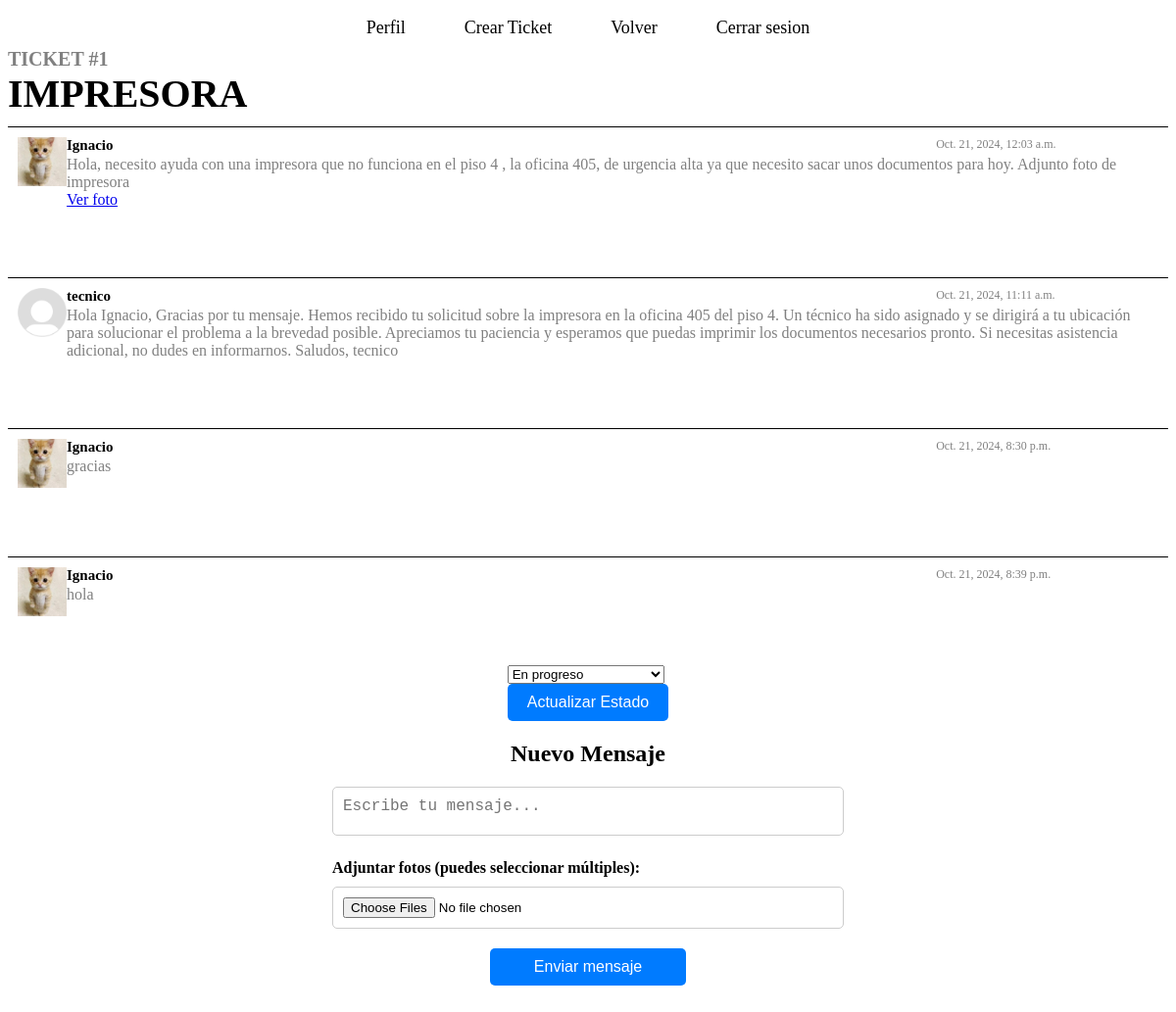
The app's page /SAS_tickets/ver_ticket_tecnico/1/ with its own data.
### SAS_tickets/models.py (models this page shows, shortened)
class Ticket(models.Model):
    id_ticket    = models.AutoField(db_column='id_ticket', primary_key=True)
    titulo       = models.CharField(max_length=50, blank=False, null=False)
    fecha        = models.DateTimeField(auto_now_add=True)
    user         = models.ForeignKey(User, on_delete=models.CASCADE, related_name='tickets_as_user')
    tecnico      = models.ForeignKey(User, on_delete=models.CASCADE, null=True, blank=True, related_name='tickets_as_technician')
    id_categoria = models.ForeignKey('Categoria', on_delete=models.CASCADE, db_column='id_categoria')
    id_prioridad = models.ForeignKey('SLA', on_delete=models.CASCADE, db_column='id_prioridad')
    id_estado    = models.ForeignKey('Estado_Ticket', on_delete=models.CASCADE, db_column='id_estado')

class Mensaje(models.Model):
    id_mensaje = models.AutoField(db_column='id_mensaje', primary_key=True)
    mensaje    = models.CharField(max_length=1000, blank=False, null=False)
    fecha      = models.DateTimeField(auto_now_add=True)
    id_ticket  = models.ForeignKey('Ticket', on_delete=models.CASCADE, db_column='id_ticket')
    user       = models.ForeignKey(User, on_delete=models.CASCADE, related_name='mensajes')
    usuario    = models.ForeignKey(Usuario, on_delete=models.CASCADE, related_name='mensajes')

class Usuario(models.Model):
    user        = models.OneToOneField(User, on_delete=models.CASCADE)
    is_techsupp = models.BooleanField(default=False)
    profilepic  = models.ImageField(upload_to='pfp/', blank=True, null=True)

class Foto_Ticket(models.Model):
    id_foto    = models.AutoField(db_column='id_foto', primary_key=True)
    foto       = models.ImageField(upload_to='ticket_pic/', blank=True, null=True)
    id_mensaje = models.ForeignKey('Mensaje', on_delete=models.CASCADE, db_column='id_mensaje')
    id_ticket  = models.ForeignKey('Ticket', on_delete=models.CASCADE, db_column='id_ticket')

class Estado_Ticket(models.Model):
    id_estado = models.AutoField(db_column='id_estado', primary_key=True)
    estado    = models.CharField(max_length=50, blank=False, null=False)

### SAS_tickets/views.py (the view, shortened to what this page needs)
# urls.py: path('ver_ticket_tecnico/<int:id_ticket>/', views.ver_ticket_tecnico , name="ver_ticket_tecnico"),
def ver_ticket_tecnico(request, id_ticket):
    ticket = get_object_or_404(Ticket, id_ticket=id_ticket)
    mensajes = Mensaje.objects.filter(id_ticket=id_ticket)
    fotos = Foto_Ticket.objects.filter(id_ticket=ticket)
    default_pfp = f"{settings.MEDIA_URL}pfp/default_pfp.png"
    estados = Estado_Ticket.objects.all()
    context = {
        "ticket": ticket,
        "mensajes": mensajes,
        "fotos": fotos,
        "default_pfp": default_pfp,
        "estados": estados
    }
    return render(request, 'Tecnico/ver_ticket_tecnico.html', context)

### SAS_tickets/templates/Tecnico/ver_ticket_tecnico.html (shortened to what this page needs)
    {% load static %}
    <!DOCTYPE html>
    <html lang="en">
    <head>
        <link rel="stylesheet" href="{% static 'ver_ticket_tecnico.css' %}">
    </head>
    <body>
        <header>
            <nav class="navbar">
                <ul class="nav-list">
                    <li><a href="#">Perfil</a></li>
                    <li><a href="{% url 'crear_ticket' %}">Crear Ticket</a></li>
                    <li><a href="{% url 'tickets' %}">Volver</a></li>
                    <li><a href="#">Cerrar sesion</a></li>
                </ul>
            </nav>
        </header>
        <div class="ke">
            <h2>TICKET #{{ticket.id_ticket}}</h2>
            <h1>{{ ticket.titulo }}</h1>
            {% for mensaje in mensajes %}
        </div>
        <div class="mensaje-box">
            {% if mensaje.usuario.profilepic %}
                <img src="{{ mensaje.usuario.profilepic.url }}" width="50" onerror="this.onerror=null; this.src='{{ default_pfp }}';" alt="Foto de perfil"/>
            {% else %}
                <img src="{{ default_pfp }}" width="50" alt="Foto de perfil por defecto"/>
            {% endif %}        <div class="contenido">
                <h4>{{mensaje.user.username}}</h4>
                <p>{{mensaje.mensaje}}</p>
                <div class="ver-foto">
                    {% for foto in mensaje.foto_ticket_set.all %}
                        <a href="{{ foto.foto.url }}" target="_blank">Ver foto</a>
                    {% endfor %}
                </div>
            </div>
            <div class="fecha">
                {{mensaje.fecha}}
            </div>
        </div>
        <div class="nuevomensaje-box">
            {% endfor %}
            <form action="{% url 'cambiar_estado_ticket' ticket.id_ticket %}" method="POST" enctype="multipart/form-data">
                <select name="estado">
                    {% for estado in estados %}
                        <option value="{{ estado.id_estado }}" {% if estado.id_estado == ticket.id_estado.id_estado %}selected{% endif %}>
                            {{ estado.estado }}
                        </option>
                    {% endfor %}
                </select>
                <button>Actualizar Estado</button>
            </form>
            <form action="{% url 'ver_ticket' ticket.id_ticket %}" method="POST" enctype="multipart/form-data">
                <h2>Nuevo Mensaje</h2>
                <div class="mensaje-input">
                    <textarea id="mensaje" name="mensaje" rows="4" cols="50" placeholder="Escribe tu mensaje..."></textarea>
                </div>
                <div class="mensaje-input">
                    <label>Adjuntar fotos (puedes seleccionar múltiples):</label>
                    <input type="file" name="fotos" multiple accept="image/*">
                </div>
                <button>Enviar mensaje</button>
            </form>
        </div>
    </body>
    </html>

### SAS_tickets/static/ver_ticket_tecnico.css (style rules this page uses)
.navbar { background-color: transparent; padding: 10px; text-align: center; }
.nav-list { list-style-type: none; margin: 0; padding: 0; display: flex; justify-content: center; align-items: center; }
.nav-list li { margin: 0 15px; }
.nav-list a { text-decoration: none; color: black; font-size: 18px; padding: 8px 15px; transition: background-color 0.3s ease, color 0.3s ease; }
.ke h1 { font-size: 40px; margin-top: 0; margin-bottom: 10px; }
.ke h2 { font-size: 20px; color: gray; margin-top: 0; margin-bottom: 0; }
.ke { max-width: 100%; width: 100%; box-sizing: border-box; padding: 0; margin: 0 auto; }
.mensaje-box { display: flex; flex-direction: row; align-items: flex-start; justify-content: flex-start; width: 100%; padding: 10px; box-sizing: border-box; border-top: 1px solid black; margin-bottom: 5px; position: relative; }
.mensaje-box .contenido { display: flex; flex-direction: column; align-items: flex-start; justify-content: flex-start; width: 100%; }
.mensaje-box h4 { font-weight: bold; font-size: 15px; margin: 0 0 2px 0; }
.mensaje-box p { margin: 0; padding: 0; color: gray; }
.mensaje-box .fecha { position: absolute; top: 10px; left: 80%; font-size: 12px; color: gray; margin: 0; }
.nuevomensaje-box { display: flex; flex-direction: column; align-items: center; justify-content: flex-start; padding: 20px; box-sizing: border-box; margin-top: 20px; }
.nuevomensaje-box h2 { text-align: center; font-size: 24px; margin-bottom: 20px; }
.nuevomensaje-box .mensaje-input { margin-bottom: 20px; width: 100%; max-width: 600px; }
.nuevomensaje-box .mensaje-input label { font-weight: bold; margin-bottom: 10px; display: block; }
.nuevomensaje-box .mensaje-input textarea { width: 100%; max-width: 600px; min-width: 200px; padding: 10px; border: 1px solid #ccc; border-radius: 5px; box-sizing: border-box; font-size: 16px; resize: none; overflow-y: hidden; height: 50px; }
.nuevomensaje-box .mensaje-input input[type="file"] { width: 100%; padding: 10px; border: 1px solid #ccc; border-radius: 5px; box-sizing: border-box; }
.nuevomensaje-box button { padding: 10px 20px; background-color: #007BFF; color: white; border: none; border-radius: 5px; font-size: 16px; cursor: pointer; width: 100%; max-width: 200px; margin: 0 auto; display: block; }

### records on screen
Ticket: id_ticket "1", titulo "IMPRESORA", estado "En progreso"
Mensaje: usuario.profilepic (picture), user.username "Ignacio", mensaje "Hola, necesito ayuda con una impresora que no funciona en el piso 4 , la oficina 405, de urgencia alta ya que necesito sacar unos documentos para hoy. Adjunto foto de impresora", fecha "Oct. 21, 2024, 12:03 a.m."
Mensaje: user.username "tecnico", mensaje "Hola Ignacio, Gracias por tu mensaje. Hemos recibido tu solicitud sobre la impresora en la oficina 405 del piso 4. Un técnico ha sido asignado y se dirigirá a tu ubicación para solucionar el problema a la brevedad posible. Apreciamos tu paciencia y esperamos que puedas imprimir los documentos necesarios pronto. Si necesitas asistencia adicional, no dudes en informarnos. Saludos, tecnico", fecha "Oct. 21, 2024, 11:11 a.m."
Mensaje: usuario.profilepic (picture), user.username "Ignacio", mensaje "gracias", fecha "Oct. 21, 2024, 8:30 p.m."
Mensaje: usuario.profilepic (picture), user.username "Ignacio", mensaje "hola", fecha "Oct. 21, 2024, 8:39 p.m."
